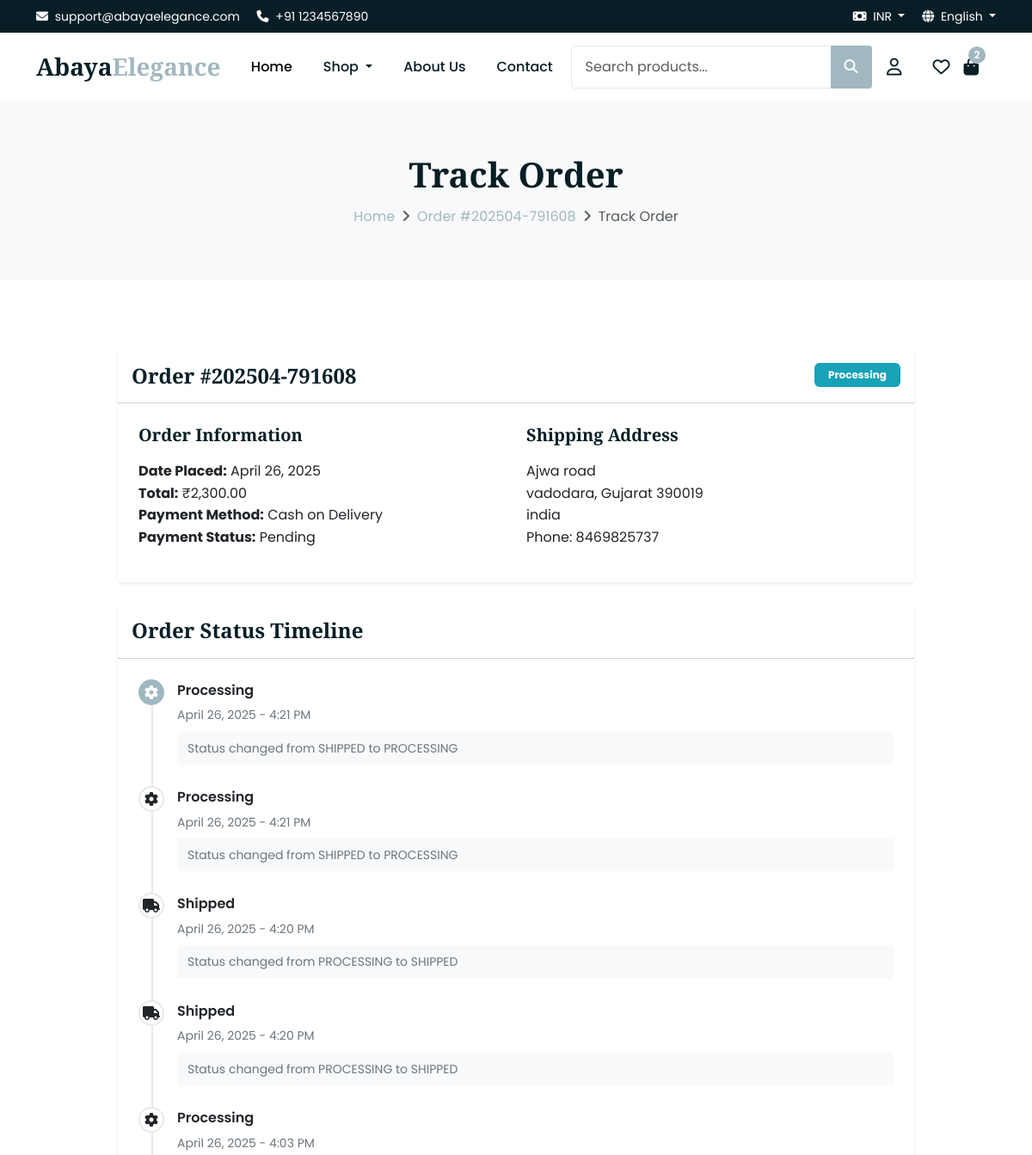
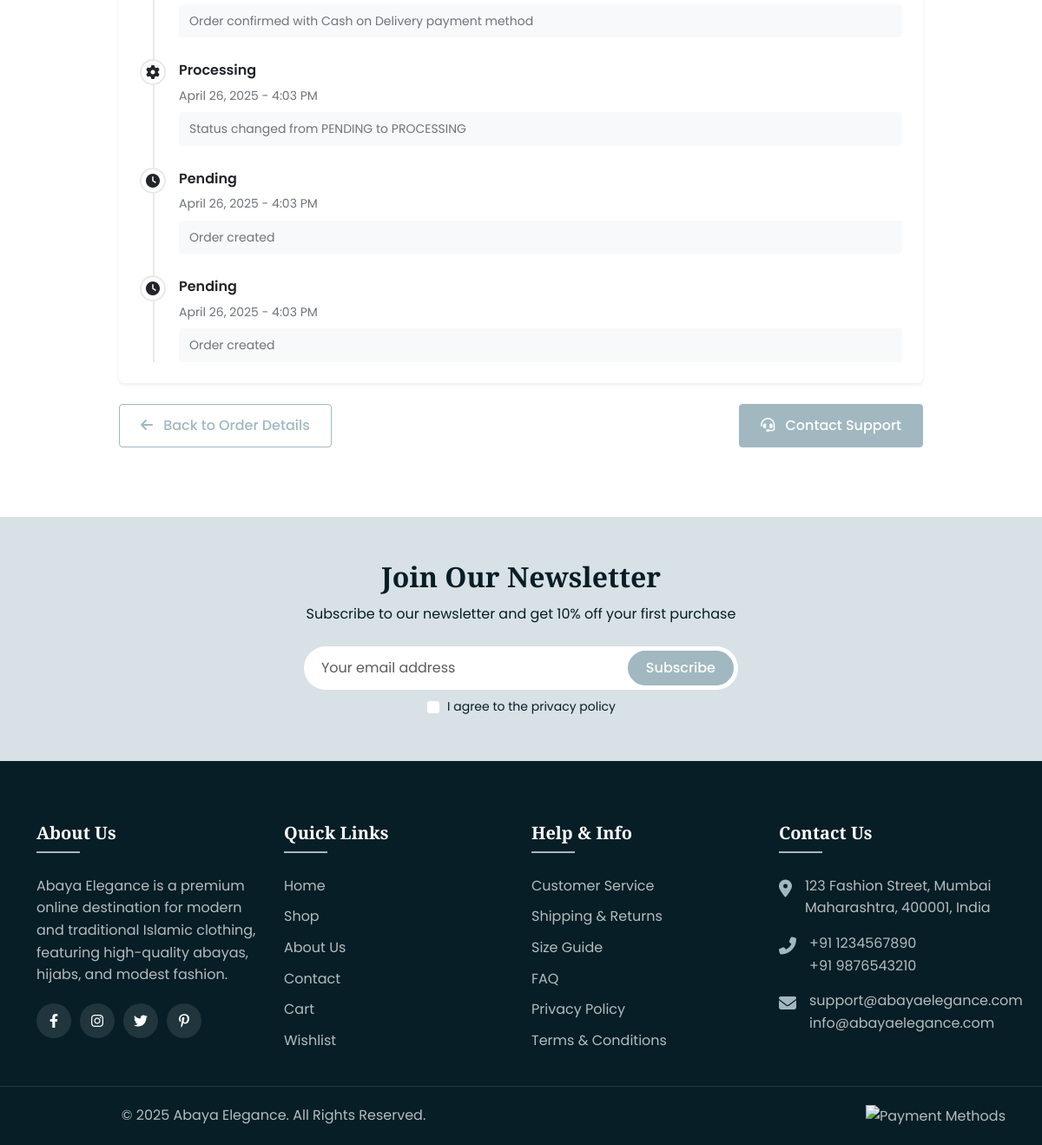
Page /orders/tracking/202504-791608/ (signed in) on the committed database (2 pictures, top to bottom).
### products/models.py (models this page shows, shortened)
class Currency(models.Model):
    id = models.UUIDField(primary_key=True, default=uuid.uuid4, editable=False)
    code = models.CharField(max_length=3, unique=True)
    name = models.CharField(max_length=100)
    symbol = models.CharField(max_length=10)
    exchange_rate = models.DecimalField(max_digits=10, decimal_places=6)
    is_default = models.BooleanField(default=False)
    is_active = models.BooleanField(default=True)
    created_at = models.DateTimeField(auto_now_add=True)
    updated_at = models.DateTimeField(auto_now=True)
    class Meta:
        verbose_name = 'Currency'
        verbose_name_plural = 'Currencies'
        ordering = ['-is_default', 'code']

### orders/models.py (models this page shows, shortened)
class Order(models.Model):
    ORDER_STATUS_CHOICES = (
        ('PENDING', 'Pending'),
        ('PROCESSING', 'Processing'),
        ('SHIPPED', 'Shipped'),
        ('DELIVERED', 'Delivered'),
        ('CANCELLED', 'Cancelled'),
        ('REFUNDED', 'Refunded'),
        ('ON_HOLD', 'On Hold'),
        ('COMPLETED', 'Completed'),
    )
    PAYMENT_STATUS_CHOICES = (
        ('PENDING', 'Pending'),
        ('PAID', 'Paid'),
        ('FAILED', 'Failed'),
        ('REFUNDED', 'Refunded'),
        ('PARTIALLY_REFUNDED', 'Partially Refunded'),
    )
    id = models.UUIDField(primary_key=True, default=uuid.uuid4, editable=False)
    user = models.ForeignKey(User, on_delete=models.CASCADE, related_name='orders')
    order_number = models.CharField(max_length=50, unique=True)
    currency = models.ForeignKey(Currency, on_delete=models.PROTECT)
    shipping_address = models.ForeignKey('users.Address', on_delete=models.PROTECT, related_name='shipping_orders')
    billing_address = models.ForeignKey('users.Address', on_delete=models.PROTECT, related_name='billing_orders')
    subtotal = models.DecimalField(max_digits=10, decimal_places=2)
    shipping_amount = models.DecimalField(max_digits=10, decimal_places=2)
    tax_amount = models.DecimalField(max_digits=10, decimal_places=2)
    discount_amount = models.DecimalField(max_digits=10, decimal_places=2, default=0)
    total = models.DecimalField(max_digits=10, decimal_places=2)
    coupon = models.ForeignKey('Coupon', on_delete=models.SET_NULL, blank=True, null=True)
    notes = models.TextField(blank=True, null=True)
    status = models.CharField(max_length=20, choices=ORDER_STATUS_CHOICES, default='PENDING')
    payment_status = models.CharField(max_length=20, choices=PAYMENT_STATUS_CHOICES, default='PENDING')
    created_at = models.DateTimeField(auto_now_add=True)
    updated_at = models.DateTimeField(auto_now=True)
    class Meta:
        verbose_name = 'Order'
        verbose_name_plural = 'Orders'
        ordering = ['-created_at']

class Payment(models.Model):
    PAYMENT_TYPE_CHOICES = (
        ('CREDIT_CARD', 'Credit Card'),
        ('DEBIT_CARD', 'Debit Card'),
        ('UPI', 'UPI'),
        ('NET_BANKING', 'Net Banking'),
        ('WALLET', 'Wallet'),
        ('COD', 'Cash on Delivery'),
        ('BANK_TRANSFER', 'Bank Transfer'),
    )
    id = models.UUIDField(primary_key=True, default=uuid.uuid4, editable=False)
    order = models.ForeignKey(Order, on_delete=models.CASCADE, related_name='payments')
    payment_method = models.CharField(max_length=20, choices=PAYMENT_TYPE_CHOICES)
    amount = models.DecimalField(max_digits=10, decimal_places=2)
    currency = models.CharField(max_length=3)  # Currency code
    status = models.CharField(max_length=20, choices=Order.PAYMENT_STATUS_CHOICES, default='PENDING')
    transaction_id = models.CharField(max_length=255, blank=True, null=True)
    payment_gateway = models.CharField(max_length=100, blank=True, null=True)
    notes = models.TextField(blank=True, null=True)
    created_at = models.DateTimeField(auto_now_add=True)
    updated_at = models.DateTimeField(auto_now=True)
    class Meta:
        verbose_name = 'Payment'
        verbose_name_plural = 'Payments'
        ordering = ['-created_at']

class OrderStatusLog(models.Model):
    id = models.UUIDField(primary_key=True, default=uuid.uuid4, editable=False)
    order = models.ForeignKey(Order, on_delete=models.CASCADE, related_name='status_logs')
    status = models.CharField(max_length=20, choices=Order.ORDER_STATUS_CHOICES)
    notes = models.TextField(blank=True, null=True)
    created_at = models.DateTimeField(auto_now_add=True)
    created_by = models.CharField(max_length=100, blank=True, null=True)  # User ID or system
    class Meta:
        verbose_name = 'Order Status Log'
        verbose_name_plural = 'Order Status Logs'
        ordering = ['-created_at']

### users/models.py (models this page shows, shortened)
class Address(models.Model):
    ADDRESS_TYPE_CHOICES = (
        ('SHIPPING', 'Shipping'),
        ('BILLING', 'Billing'),
        ('BOTH', 'Both'),
    )
    id = models.UUIDField(primary_key=True, default=uuid.uuid4, editable=False)
    user = models.ForeignKey(User, on_delete=models.CASCADE, related_name='addresses')
    address_line1 = models.CharField(max_length=255)
    address_line2 = models.CharField(max_length=255, blank=True, null=True)
    city = models.CharField(max_length=100)
    state = models.CharField(max_length=100)
    postal_code = models.CharField(max_length=20)
    country = models.CharField(max_length=100)
    is_default = models.BooleanField(default=False)
    address_type = models.CharField(max_length=15, choices=ADDRESS_TYPE_CHOICES, default='SHIPPING')
    phone_number = models.CharField(max_length=15, blank=True, null=True)
    created_at = models.DateTimeField(auto_now_add=True)
    updated_at = models.DateTimeField(auto_now=True)

### orders/views.py (the view)
# urls.py: path('tracking/<str:order_number>/', views.order_tracking, name='order_tracking'),
@login_required
def order_tracking(request, order_number):
    order = get_object_or_404(Order, order_number=order_number, user=request.user)
    shipments = order.shipments.all()
    return render(request, 'orders/order_tracking.html', {
        'order': order,
        'shipments': shipments
    })

### templates/orders/order_tracking.html (shortened to what this page needs)
{% extends 'base.html' %}
{% load static %}
{% load currency_filters %}
{% block content %}
<div class="breadcrumb-section">
    <div class="container">
        <div class="row">
            <div class="col-12 text-center">
                <h1 class="breadcrumb-title">Track Order</h1>
                <nav aria-label="breadcrumb">
                    <ol class="breadcrumb justify-content-center">
                        <li class="breadcrumb-item"><a href="{% url 'home' %}">Home</a></li>
                        <li class="breadcrumb-item"><a href="{% url 'order_detail' order.order_number %}">Order #{{ order.order_number }}</a></li>
                        <li class="breadcrumb-item active" aria-current="page">Track Order</li>
                    </ol>
                </nav>
            </div>
        </div>
    </div>
</div>
<section class="section-padding">
    <div class="container">
        <div class="row justify-content-center">
            <div class="col-lg-10">
                <div class="card border-0 shadow-sm mb-4">
                    <div class="card-header bg-white py-3">
                        <div class="d-flex align-items-center justify-content-between">
                            <h4 class="mb-0">Order #{{ order.order_number }}</h4>
                            <span class="badge bg-{{ order.status|lower }} px-3 py-2">{{ order.get_status_display }}</span>
                        </div>
                    </div>
                    <div class="card-body p-4">
                        <div class="row">
                            <div class="col-md-6 mb-4 mb-md-0">
                                <h5>Order Information</h5>
                                <ul class="list-unstyled">
                                    <li><strong>Date Placed:</strong> {{ order.created_at|date:"F j, Y" }}</li>
                                    <li><strong>Total:</strong> {{ order.total|currency }}</li>
                                    <li><strong>Payment Method:</strong> {{ order.payments.first.get_payment_method_display }}</li>
                                    <li><strong>Payment Status:</strong> {{ order.get_payment_status_display }}</li>
                                </ul>
                            </div>
                            <div class="col-md-6">
                                <h5>Shipping Address</h5>
                                <address>
                                    {{ order.shipping_address.address_line1 }}<br>
                                    {{ order.shipping_address.city }}, {{ order.shipping_address.state }} {{ order.shipping_address.postal_code }}<br>
                                    {{ order.shipping_address.country }}<br>
                                    Phone: {{ order.shipping_address.phone_number }}
                                </address>
                            </div>
                        </div>
                    </div>
                </div>
                <div class="card border-0 shadow-sm mb-4">
                    <div class="card-header bg-white py-3">
                        <h4 class="mb-0">Order Status Timeline</h4>
                    </div>
                    <div class="card-body p-4">
                        <div class="tracking-timeline">
                            {% for log in order.status_logs.all|dictsortreversed:"created_at" %}
                            <div class="tracking-item {% if forloop.first %}active{% endif %}">
                                <div class="tracking-icon">
                                    {% if log.status == 'PENDING' %}
                                    <i class="fas fa-clock"></i>
                                    {% elif log.status == 'PROCESSING' %}
                                    <i class="fas fa-cog"></i>
                                    {% elif log.status == 'SHIPPED' %}
                                    <i class="fas fa-truck"></i>
                                    {% elif log.status == 'DELIVERED' %}
                                    <i class="fas fa-check-circle"></i>
                                    {% elif log.status == 'CANCELLED' %}
                                    <i class="fas fa-times-circle"></i>
                                    {% elif log.status == 'REFUNDED' %}
                                    <i class="fas fa-undo"></i>
                                    {% else %}
                                    <i class="fas fa-circle"></i>
                                    {% endif %}
                                </div>
                                <div class="tracking-content">
                                    <div class="tracking-title">{{ log.get_status_display }}</div>
                                    <div class="tracking-time">{{ log.created_at|date:"F j, Y - g:i A" }}</div>
                                    {% if log.notes %}
                                    <div class="tracking-notes">{{ log.notes }}</div>
                                    {% endif %}
                                </div>
                            </div>
                            {% endfor %}
                        </div>
                    </div>
                </div>
                <div class="d-flex justify-content-between">
                    <a href="{% url 'order_detail' order.order_number %}" class="btn btn-outline-primary">
                        <i class="fas fa-arrow-left me-2"></i> Back to Order Details
                    </a>
                    <a href="{% url 'contact' %}?subject=Support for Order #{{ order.order_number }}" class="btn btn-primary">
                        <i class="fas fa-headset me-2"></i> Contact Support
                    </a>
                </div>
            </div>
        </div>
    </div>
</section>
{% endblock %}

### templates/includes/header.html (shortened to what this page needs)
<header>
    <div class="top-bar text-white py-2">
        <div class="container">
            <div class="row align-items-center">
                <div class="col-lg-6 d-md-flex d-none">
                    <div class="top-contact">
                        <span class="me-3"><i class="fas fa-envelope me-1"></i> support@abayaelegance.com</span>
                        <span><i class="fas fa-phone me-1"></i> +91 1234567890</span>
                    </div>
                </div>
                <div class="col-lg-6 col-md-12">
                    <ul class="list-inline mb-0 text-lg-end text-center">
                        <li class="list-inline-item me-3">
                            <div class="dropdown">
                                <a class="text-white dropdown-toggle" href="#" role="button" id="currencyDropdown" data-bs-toggle="dropdown" aria-expanded="false">
                                    <i class="fas fa-money-bill me-1"></i> {{ selected_currency.code }}
                                </a>
                            </div>
                        </li>
                        <li class="list-inline-item">
                            <div class="dropdown">
                                <a class="text-white dropdown-toggle" href="#" role="button" id="languageDropdown" data-bs-toggle="dropdown" aria-expanded="false">
                                    <i class="fas fa-globe me-1"></i> English
                                </a>
                            </div>
                        </li>
                    </ul>
                </div>
            </div>
        </div>
    </div>
    <nav class="navbar navbar-expand-lg navbar-light bg-white">
        <div class="container">
            <a class="navbar-brand" href="{% url 'home' %}">
                Abaya<span>Elegance</span>
            </a>
            <div class="collapse navbar-collapse" id="navbarMain">
                <ul class="navbar-nav mx-auto">
                    <li class="nav-item">
                        <a class="nav-link active" href="{% url 'home' %}">Home</a>
                    </li>
                    <li class="nav-item dropdown">
                        <a class="nav-link dropdown-toggle" href="#" id="shopDropdown" role="button" data-bs-toggle="dropdown" aria-expanded="false">
                            Shop
                        </a>
                    </li>
                    <li class="nav-item">
                        <a class="nav-link" href="{% url 'about' %}">About Us</a>
                    </li>
                    <li class="nav-item">
                        <a class="nav-link" href="{% url 'contact' %}">Contact</a>
                    </li>
                </ul>
                <form action="{% url 'search' %}" method="GET" class="search-form d-none d-lg-flex mb-3 mb-lg-0">
                    <div class="input-group">
                        <input type="text" name="q" class="form-control" placeholder="Search products..." value="{{ request.GET.q|default:'' }}">
                        <button class="btn btn-primary" type="submit"><i class="fas fa-search"></i></button>
                    </div>
                </form>
                <div class="d-none d-lg-flex header-icons ms-lg-3">
                    <div class="dropdown me-3">
                        <a href="#" class="header-icon" id="accountDropdown" role="button" data-bs-toggle="dropdown" aria-expanded="false">
                            <i class="far fa-user"></i>
                        </a>
                    </div>
                    <a href="{% url 'wishlist_detail' %}" class="header-icon me-3 position-relative">
                        <i class="far fa-heart"></i>
                    </a>
                    <a href="{% url 'cart_detail' %}" class="header-icon position-relative">
                        <i class="fas fa-shopping-bag"></i>
                        {% if cart_count > 0 %}
                        <span class="badge">{{ cart_count }}</span>
                        {% endif %}
                    </a>
                </div>
            </div>
        </div>
    </nav>
</header>

### rows in the picture
Currency: code "INR"
Order: order_number "202504-791608", status "Processing", created_at "April 26, 2025", total "₹2,300.00", payments.first.payment_method "Cash on Delivery", payment_status "Pending", shipping_address.address_line1 "Ajwa road", shipping_address.city "vadodara", shipping_address.state "Gujarat", shipping_address.postal_code "390019", shipping_address.country "india", shipping_address.phone_number "8469825737"
OrderStatusLog: status "Processing", created_at "April 26, 2025 - 4:21 PM", notes "Status changed from SHIPPED to PROCESSING"
OrderStatusLog: status "Processing", created_at "April 26, 2025 - 4:21 PM", notes "Status changed from SHIPPED to PROCESSING"
OrderStatusLog: status "Shipped", created_at "April 26, 2025 - 4:20 PM", notes "Status changed from PROCESSING to SHIPPED"
OrderStatusLog: status "Shipped", created_at "April 26, 2025 - 4:20 PM", notes "Status changed from PROCESSING to SHIPPED"
OrderStatusLog: status "Processing", created_at "April 26, 2025 - 4:03 PM", notes "Order confirmed with Cash on Delivery payment method"
OrderStatusLog: status "Processing", created_at "April 26, 2025 - 4:03 PM", notes "Status changed from PENDING to PROCESSING"
OrderStatusLog: status "Pending", created_at "April 26, 2025 - 4:03 PM", notes "Order created"
OrderStatusLog: status "Pending", created_at "April 26, 2025 - 4:03 PM", notes "Order created"

### other values in the picture
{{ cart_count }} "2"
